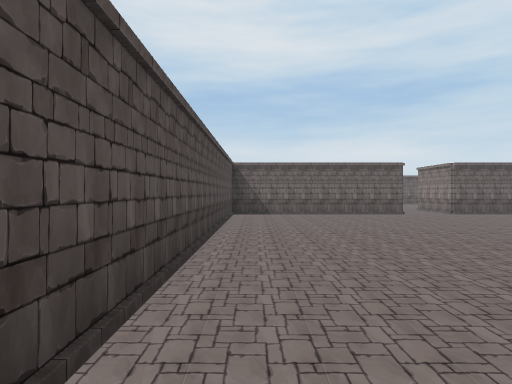
View 1 (above)

21 first-person views from a walk through a 3-D level made in the Unity game engine. The camera is 1.3 m above the floor, looks level and sees 75° across. The floor is counted in squares, 2 m on a side. Each view is taken from the middle of a square. On the plan, view 1 faces up. The plan holds only what a view shows up to about 10 squares ahead; the rest is blank. The player is left out. Some animated figures are not drawn.

View 2
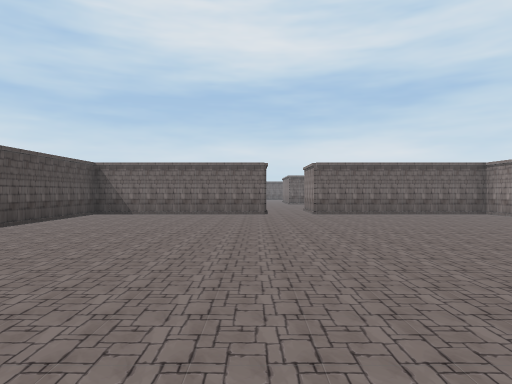

View 3
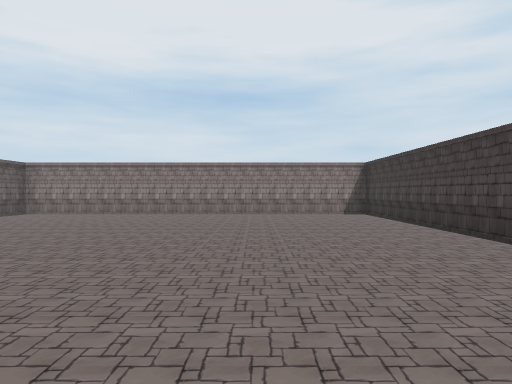

View 4
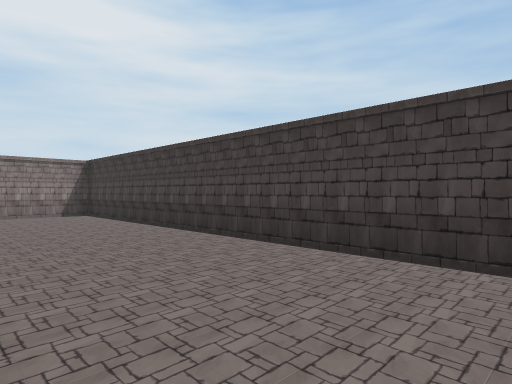

View 5
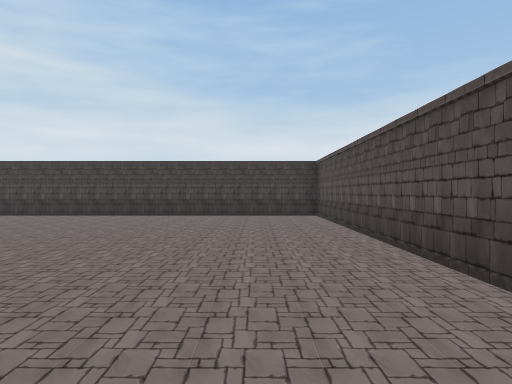

View 6
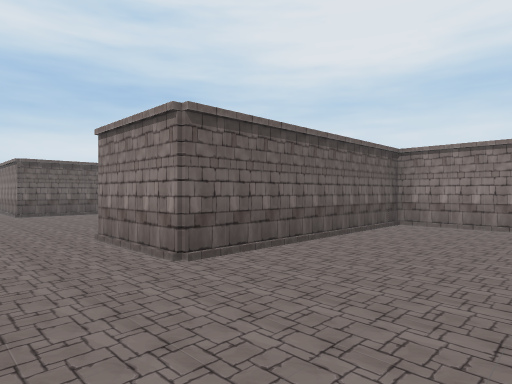

View 7
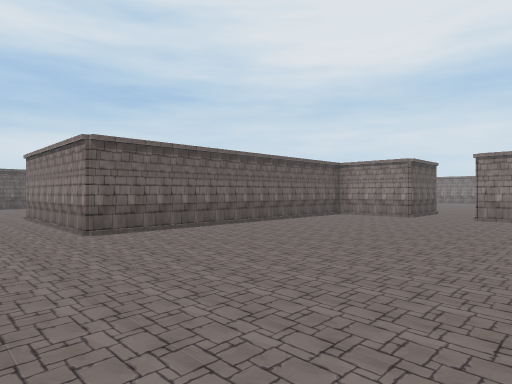

View 8
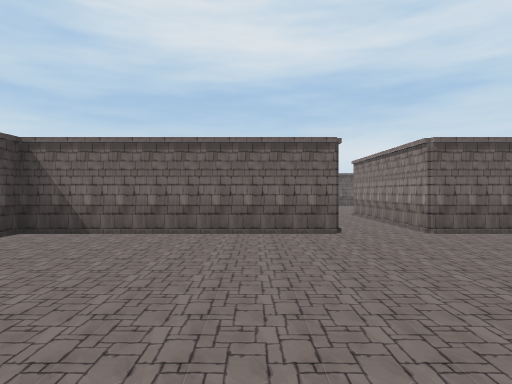

View 9
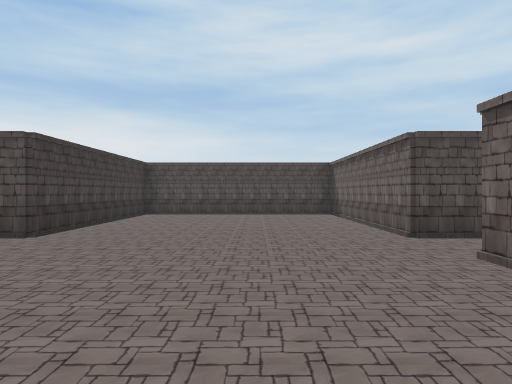

View 10
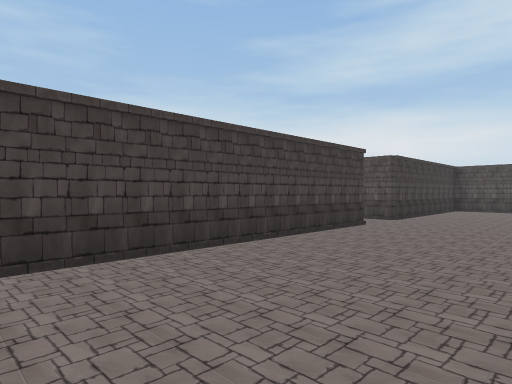

View 11
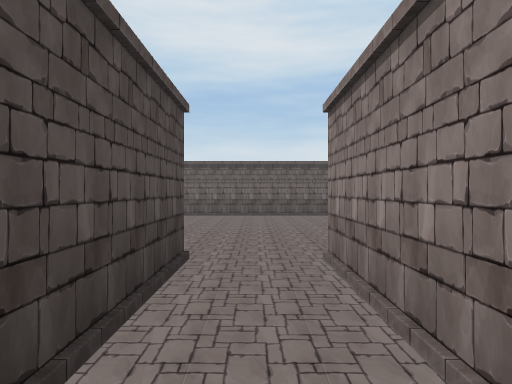

View 12
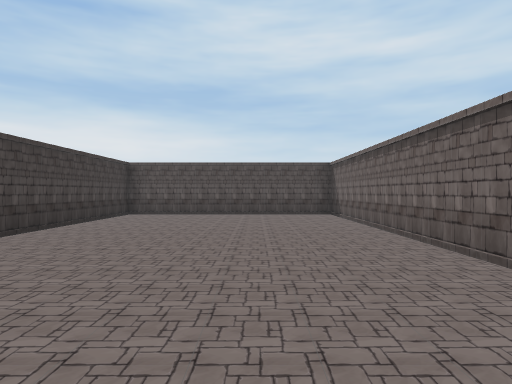

View 13
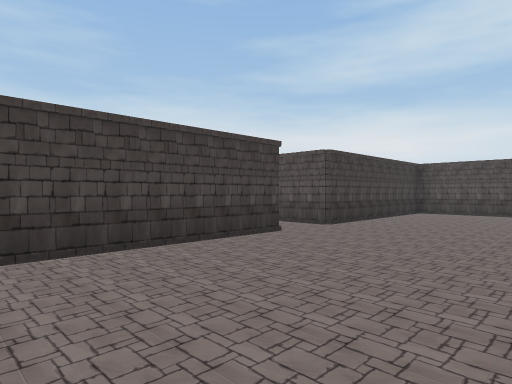

View 14
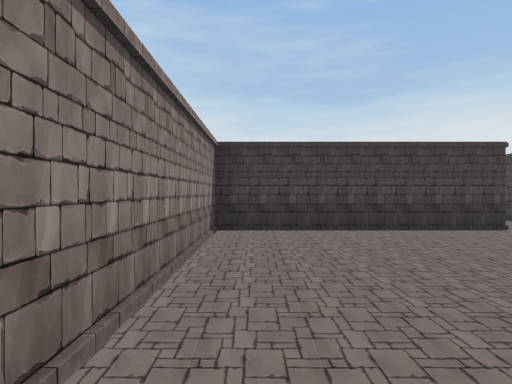

View 15
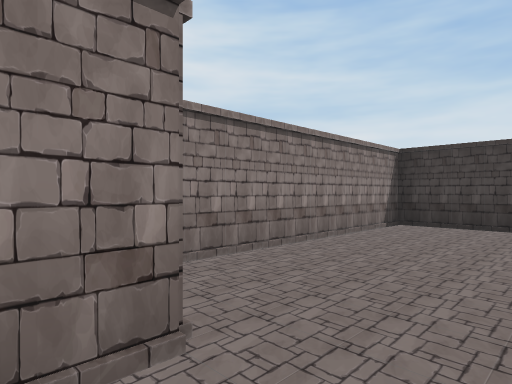

View 16
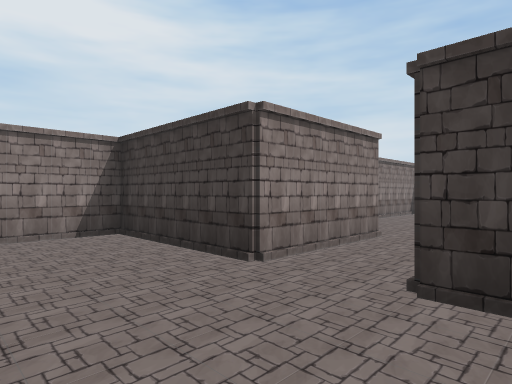

View 17
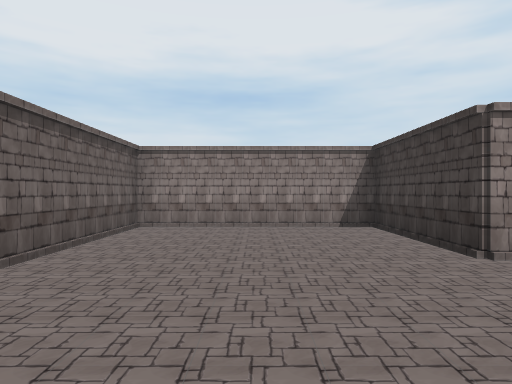

View 18
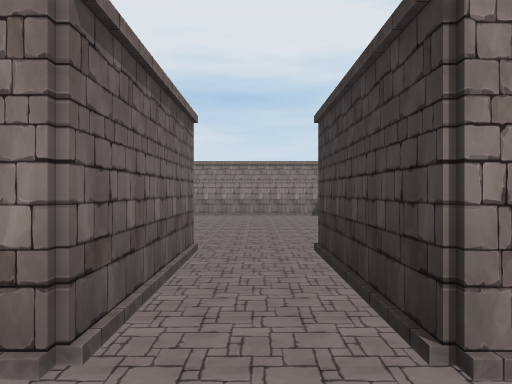

View 19
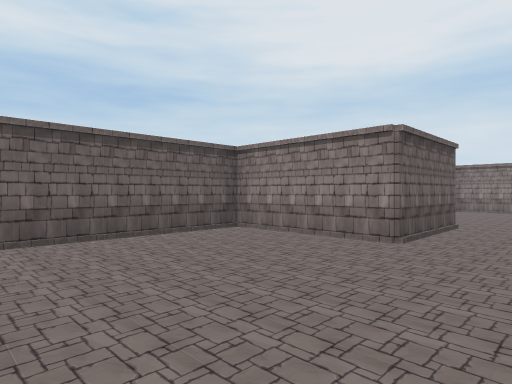

View 20
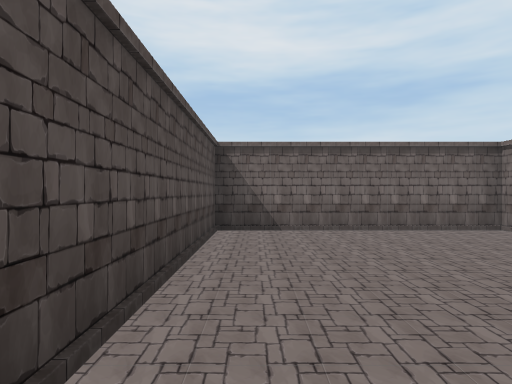

View 21
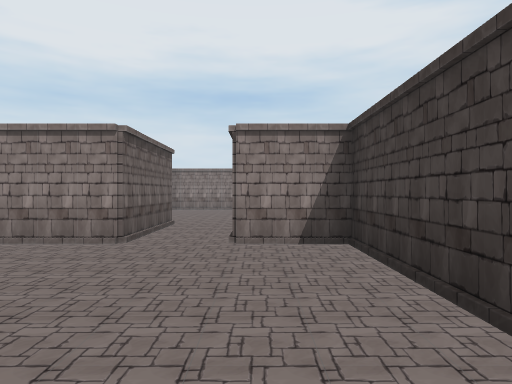

### Floor plan
Ten units are one square. View 1 is at (0, 0); x grows to the right and y downward. Boxes are objects, and circles mark ways between rooms. Rooms are numbered by the first view taken in them; rooms with no view inside come last. Other rooms are left out.
<svg viewBox="-12 -362 152 369">
<path fill="none" stroke="#000" d="M44 -97 -7 -97 -7 2 107 2 107 -97 57 -97M43 -172 -7 -172 -7 -118 43 -118 43 -110M57 -97 57 -118 116 -118M127 -131 127 -139M127 -152 127 -172 57 -172M70 -272 -7 -272 -7 -213 43 -213 43 -172M57 -172 57 -213 107 -213 107 -264M68 -327 42 -327M72 -298 79 -298M42 -313 68 -313M92 -271 92 -298 122 -298 122 -342 88 -342M42 -327 42 -357 -7 -357 -7 -309M15 -298 42 -298 42 -313"/>
<circle cx="50" cy="-105" r="3" fill="#2a7"/>
<circle cx="50" cy="-170" r="3" fill="#2a7"/>
<circle cx="85" cy="-285" r="3" fill="#2a7"/>
<circle cx="55" cy="-320" r="3" fill="#2a7"/>
<text x="50" y="-50">1</text>
<text x="60" y="-140">2</text>
<text x="50" y="-240">3</text>
<text x="90" y="-320">4</text>
<text x="20" y="-330">5</text>
</svg>
Room 1 opens to room 2. Room 2 opens to room 3. Room 3 opens to room 4. Room 4 opens to room 5.

Where each view was taken, in squares from view 1:
view 1: 0 up, 0 right, facing up
view 2: 0 up, 4 right, facing up
view 3: 3 up, 1 right, facing right
view 4: 3 up, 1 right, facing down-right
view 5: 9 up, 1 right, facing down
view 6: 7 up, 4 right, facing up-right
view 7: 12 up, 4 right, facing up-right
view 8: 12 up, 3 right, facing up
view 9: 15 up, 9 right, facing left
view 10: 15 up, 12 right, facing down-left
view 11: 18 up, 5 right, facing up
view 12: 25 up, 9 right, facing left
view 13: 25 up, 10 right, facing down-left
view 14: 27 up, 10 right, facing down
view 15: 28 up, 8 right, facing down-right
view 16: 32 up, 7 right, facing down-right
view 17: 32 up, 6 right, facing right
view 18: 32 up, 3 right, facing right
view 19: 31 up, 0 right, facing up-right
view 20: 30 up, 0 right, facing up
view 21: 31 up, 0 right, facing right
